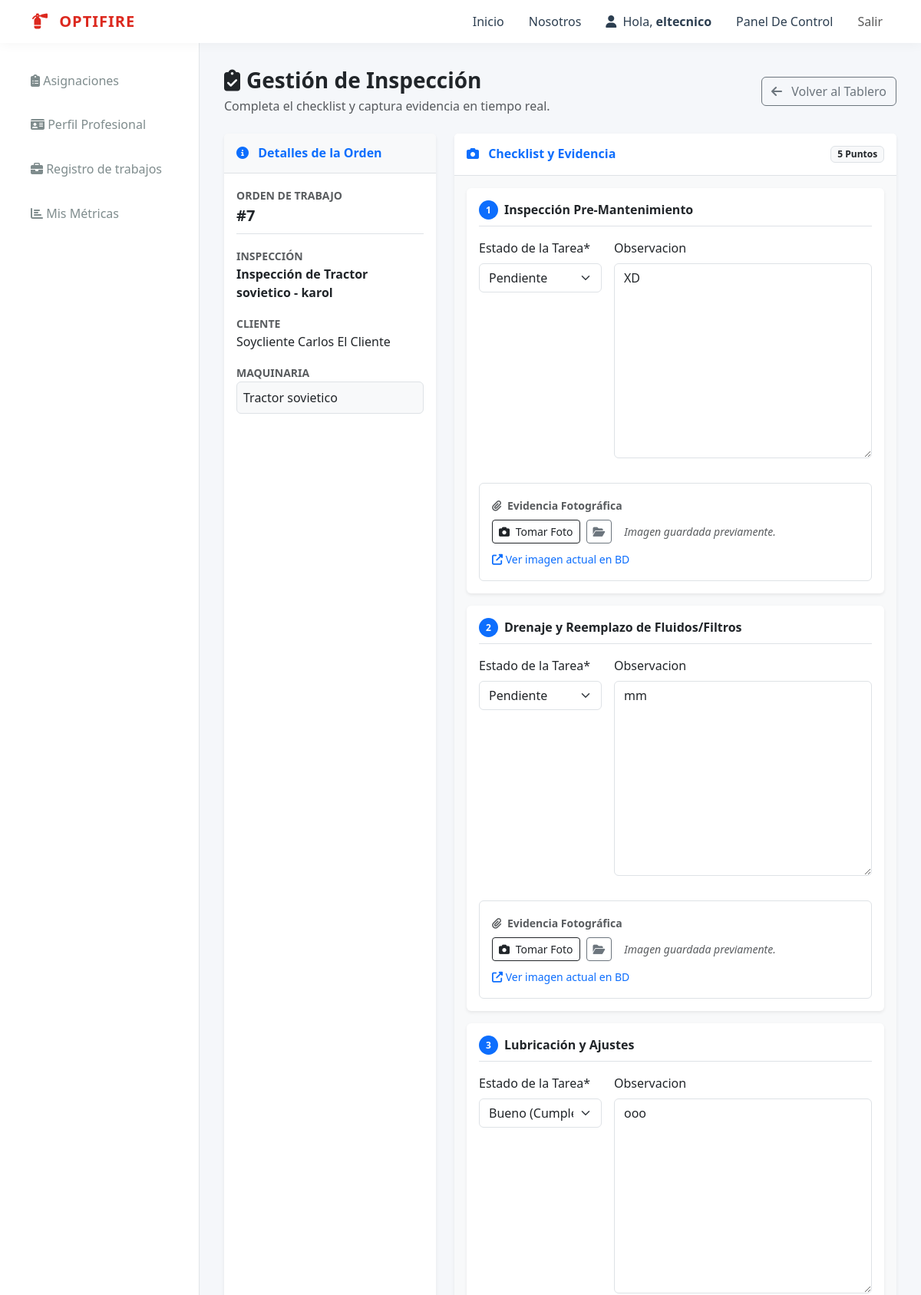
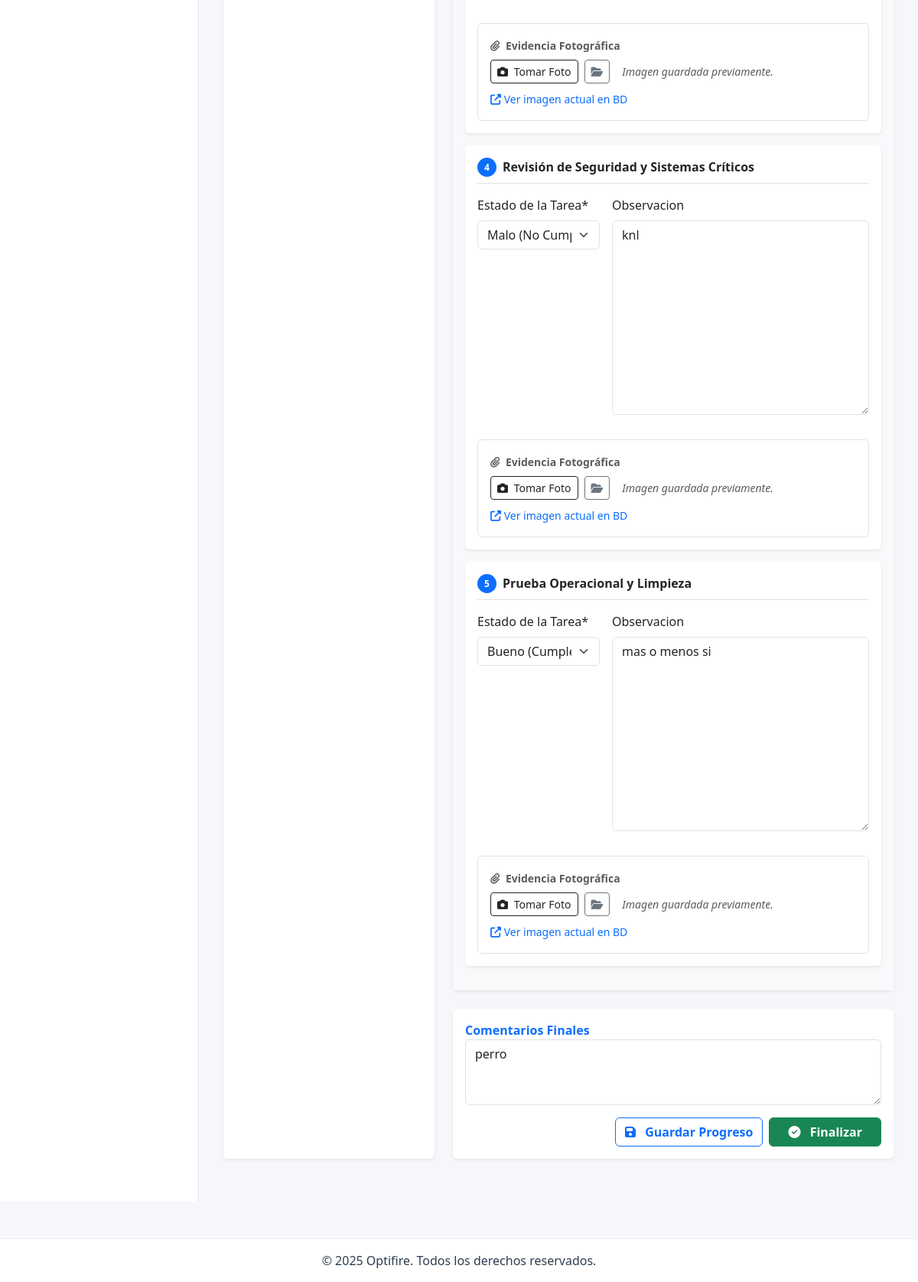
/usuarios/inspeccion/completar/4/ (signed in), run on the app's committed database (2 pictures, top to bottom).
### usuarios/models.py (models this page shows, shortened)
class Inspeccion(models.Model):
    solicitud = models.OneToOneField(
        SolicitudInspeccion,
        on_delete=models.CASCADE,
        related_name='inspeccion', # Nombre más corto y directo
        null=True, blank=True
    )
    tecnico = models.ForeignKey(
        User,
        on_delete=models.PROTECT,
        related_name='inspecciones_asignadas',
        limit_choices_to={'groups__name': Roles.TECNICO} # Solo permite elegir técnicos
    )
    plantilla_base = models.ForeignKey(PlantillaInspeccion, on_delete=models.SET_NULL, null=True, blank=True)
    nombre_inspeccion = models.CharField(max_length=200)
    fecha_creacion = models.DateTimeField(auto_now_add=True)
    fecha_programada = models.DateField(null=True, blank=True)
    fecha_finalizacion = models.DateTimeField(null=True, blank=True)
    comentarios_generales = models.TextField(blank=True, null=True)
    estado = models.CharField(
        max_length=20,
        default=EstadoInspeccion.ASIGNADA,
        choices=EstadoInspeccion.choices
    )
    class Meta:
        indexes = [
            models.Index(fields=['tecnico', 'estado']),
        ]

class SolicitudInspeccion(models.Model):
    cliente = models.ForeignKey(User, on_delete=models.CASCADE, related_name='solicitudes_enviadas')
    nombre_cliente = models.CharField(max_length=100)
    apellido_cliente = models.CharField(max_length=100, blank=True, null=True)
    direccion = models.CharField(max_length=255)
    telefono = models.CharField(max_length=20)
    maquinaria = models.TextField(verbose_name="Maquinaria / Servicio")
    observaciones_cliente = models.TextField(blank=True, null=True)
    monto_cotizacion = models.DecimalField(max_digits=10, decimal_places=0, null=True, blank=True)
    detalle_cotizacion = models.TextField(blank=True, null=True)
    tecnico_preasignado = models.ForeignKey(User, on_delete=models.SET_NULL, null=True, blank=True, related_name='solicitudes_preasignadas', limit_choices_to={'groups__name': Roles.TECNICO})
    plantilla_preasignada = models.ForeignKey(PlantillaInspeccion, on_delete=models.SET_NULL, null=True, blank=True, related_name='solicitudes_preasignadas')
    nombre_inspeccion_preasignado = models.CharField(max_length=200, blank=True, null=True)
    fecha_programada_preasignada = models.DateField(null=True, blank=True)
    fecha_programada = models.DateField(null=True, blank=True)
    fecha_solicitud = models.DateTimeField(auto_now_add=True)
    estado = models.CharField(
        max_length=20,
        choices=EstadoSolicitud.choices,
        default=EstadoSolicitud.PENDIENTE
    )
    motivo_rechazo = models.TextField(blank=True, null=True)

class TareaInspeccion(models.Model):
    inspeccion = models.ForeignKey(Inspeccion, on_delete=models.CASCADE, related_name='tareas')
    plantilla_tarea = models.ForeignKey(TareaPlantilla, on_delete=models.SET_NULL, null=True, blank=True)
    descripcion = models.CharField(max_length=255)
    observacion = models.TextField(blank=True, null=True)
    estado = models.CharField(
        max_length=10,
        choices=EstadoTarea.choices,
        default=EstadoTarea.PENDIENTE
    )
    descripcion = models.CharField(max_length=255, verbose_name="Punto de Control")
    imagen_evidencia = models.ImageField(
        upload_to='inspecciones/evidencias/',
        blank=True,
        null=True,
        verbose_name="Imagen de Evidencia"
    )
    estado = models.CharField(
        max_length=50,
        choices=EstadoTarea.choices,
        default=EstadoTarea.PENDIENTE,
        verbose_name= "Estado de la Tarea"
    )

### usuarios/views.py (the view)
# urls.py: path('inspeccion/completar/<int:pk>/', views.completar_inspeccion, name='completar_inspeccion'),
@login_required
@user_passes_test(is_tecnico)
def completar_inspeccion(request, pk):
    inspeccion = get_object_or_404(Inspeccion, pk=pk, tecnico=request.user)
    if inspeccion.estado == EstadoInspeccion.COMPLETADA:
        messages.info(request, "Esta inspección ya está finalizada.")
        return redirect('dashboard_tecnico')
    TareaFormSet = inlineformset_factory(
        Inspeccion, TareaInspeccion,
        fields=('estado', 'observacion', 'imagen_evidencia'), # <--- ¡AQUÍ!
        extra=0, can_delete=False
    )
    if request.method == 'POST':
        formset = TareaFormSet(request.POST, request.FILES, instance=inspeccion) # <--- ¡AQUÍ!
        if formset.is_valid():
            formset.save()
            inspeccion.comentarios_generales = request.POST.get('comentarios_generales')
            action = request.POST.get('action')
            if action == 'terminar':
                inspeccion.estado = EstadoInspeccion.COMPLETADA
                inspeccion.fecha_finalizacion = timezone.now()
                inspeccion.save()
                if inspeccion.solicitud:
                    inspeccion.solicitud.estado = EstadoSolicitud.COMPLETADA
                    inspeccion.solicitud.save()
                messages.success(request, "Inspección completada.")
                return redirect('dashboard_tecnico')
            else:
                if inspeccion.estado == EstadoInspeccion.ASIGNADA:
                    inspeccion.estado = EstadoInspeccion.EN_CURSO
                inspeccion.save()
                messages.success(request, "Progreso guardado (con fotos).")
                return redirect('dashboard_tecnico') # Recargar para ver las fotos
    else:
        formset = TareaFormSet(instance=inspeccion)
    return render(request, 'dashboards/tecnico/completar_inspeccion.html', {
        'inspeccion': inspeccion,
        'formset': formset
    })

### templates/dashboards/tecnico/completar_inspeccion.html (shortened to what this page needs)
{% extends "base_dashboard.html" %}
{% load crispy_forms_tags %}
{% load static %}
{% block dashboard_menu %}
    {% include "includes/tecnico_menu.html" %}
{% endblock dashboard_menu %}
{% block dashboard_content %}
<div class="container-fluid px-0">
    <div class="d-flex justify-content-between align-items-center mb-4">
        <div>
            <h1 class="h3 text-dark fw-bold mb-1">
                <i class="fas fa-clipboard-check me-2"></i>Gestión de Inspección
            </h1>
            <p class="text-muted mb-0">Completa el checklist y captura evidencia en tiempo real.</p>
        </div>
        <a href="{% url 'dashboard_tecnico' %}" class="btn btn-outline-secondary">
            <i class="fas fa-arrow-left me-2"></i> Volver al Tablero
        </a>
    </div>
    <div class="row">
        <div class="col-lg-4 mb-4">
            <div class="card shadow-sm border-0 h-100">
                <div class="card-header bg-light border-bottom py-3">
                    <h6 class="m-0 fw-bold text-primary"><i class="fas fa-info-circle me-2"></i> Detalles de la Orden</h6>
                </div>
                <div class="card-body">
                    <div class="mb-3 border-bottom pb-2">
                        <label class="small text-muted fw-bold text-uppercase">Orden de Trabajo</label>
                        <p class="fw-bold text-dark mb-0 fs-5">#{{ inspeccion.solicitud.id|default:inspeccion.id }}</p>
                    </div>
                    <div class="mb-3">
                        <label class="small text-muted fw-bold text-uppercase">Inspección</label>
                        <p class="mb-0 fw-bold">{{ inspeccion.nombre_inspeccion }}</p>
                    </div>
                    <div class="mb-3">
                        <label class="small text-muted fw-bold text-uppercase">Cliente</label>
                        <p class="mb-0">{{ inspeccion.solicitud.cliente.get_full_name|default:inspeccion.solicitud.cliente.username|title }}</p>
                    </div>
                    <div class="mb-3">
                        <label class="small text-muted fw-bold text-uppercase">Maquinaria</label>
                        <p class="mb-0 bg-light p-2 rounded border">{{ inspeccion.solicitud.maquinaria|default:"No especificada" }}</p>
                    </div>
                </div>
            </div>
        </div>
        <div class="col-lg-8 mb-4">
            <form method="post" enctype="multipart/form-data" id="inspectionForm">
                <div class="card shadow-sm border-0 mb-4">
                    <div class="card-header bg-white border-bottom py-3 d-flex justify-content-between align-items-center">
                        <h6 class="m-0 fw-bold text-primary"><i class="fas fa-camera me-2"></i> Checklist y Evidencia</h6>
                        <span class="badge bg-light text-dark border">{{ formset.total_form_count }} Puntos</span>
                    </div>
                    <div class="card-body bg-light p-3">
                        {% for form in formset %}
                            <div class="card border-0 shadow-sm mb-3">
                                <div class="card-body">
                                    <div class="d-flex align-items-center mb-3 border-bottom pb-2">
                                        <span class="badge bg-primary rounded-circle me-2" style="width: 25px; height: 25px; display: flex; align-items: center; justify-content: center;">{{ forloop.counter }}</span>
                                        <h6 class="fw-bold mb-0 text-dark">{{ form.instance.descripcion }}</h6>
                                    </div>
                                    <div class="row g-3">
                                        <div class="col-md-4">
                                            {{ form.estado|as_crispy_field }}
                                        </div>
                                        <div class="col-md-8">
                                            {{ form.observacion|as_crispy_field }}
                                        </div>
                                    </div>
                                    <div class="mt-3 p-3 bg-white border rounded">
                                        <label class="form-label fw-bold small text-muted mb-2">
                                            <i class="fas fa-paperclip me-1"></i> Evidencia Fotográfica
                                        </label>
                                        <div class="d-flex align-items-center gap-2">
                                            <button type="button" class="btn btn-outline-dark btn-sm" onclick="abrirCamara('{{ form.imagen_evidencia.auto_id }}', 'preview-{{ form.prefix }}')">
                                                <i class="fas fa-camera me-1"></i> Tomar Foto
                                            </button>
                                            <button type="button" class="btn btn-outline-secondary btn-sm" onclick="document.getElementById('{{ form.imagen_evidencia.auto_id }}').click()">
                                                <i class="fas fa-folder-open"></i>
                                            </button>
                                            <span id="preview-{{ form.prefix }}-text" class="small text-muted ms-2 fst-italic">
                                                {% if form.instance.imagen_evidencia %}
                                                    Imagen guardada previamente.
                                                {% else %}
                                                    Sin evidencia nueva.
                                                {% endif %}
                                            </span>
                                        </div>
                                        {% if form.instance.imagen_evidencia %}
                                            <div class="mt-2">
                                                <a href="{{ form.instance.imagen_evidencia.url }}" target="_blank" class="small text-primary">
                                                    <i class="fas fa-external-link-alt"></i> Ver imagen actual en BD
                                                </a>
                                            </div>
                                        {% endif %}
                                    </div>
                                </div>
                            </div>
                        {% endfor %}
                    </div>
                </div>
                <div class="card shadow-sm border-0">
                    <div class="card-body">
                        <label class="fw-bold text-primary">Comentarios Finales</label>
                        <textarea name="comentarios_generales" rows="3" class="form-control mb-3">{{ inspeccion.comentarios_generales|default:"" }}</textarea>
                        <div class="d-flex justify-content-end gap-2">
                            <button type="submit" name="action" value="guardar" class="btn btn-outline-primary fw-bold">
                                <i class="fas fa-save me-2"></i> Guardar Progreso
                            </button>
                            <button type="submit" name="action" value="terminar" class="btn btn-success fw-bold px-4" onclick="return confirm('¿Finalizar inspección?');">
                                <i class="fas fa-check-circle me-2"></i> Finalizar
                            </button>
                        </div>
                    </div>
                </div>
            </form>
        </div>
    </div>
</div>
{% endblock dashboard_content %}

### templates/base.html (shortened to what this page needs)
{% load static %}
<!DOCTYPE html>
<html lang="es">
<head>
    <link href="https://cdn.jsdelivr.net/npm/bootstrap@5.3.0/dist/css/bootstrap.min.css" rel="stylesheet">
    <link rel="stylesheet" href="https://cdnjs.cloudflare.com/ajax/libs/font-awesome/6.5.2/css/all.min.css">
    <link rel="stylesheet" href="{% static 'css/style.css' %}">
</head>
<body>
    <nav class="navbar navbar-expand-lg navbar-custom sticky-top">
      <div class="container">
        <a class="navbar-brand navbar-brand-text" href="/">
            <i class="fa-solid fa-fire-extinguisher me-2"></i> OPTIFIRE
        </a>
        <div class="collapse navbar-collapse" id="navbarNav">
          <ul class="navbar-nav ms-auto">
            <li class="nav-item"><a class="nav-link nav-link-custom" href="/">Inicio</a></li>
            <li class="nav-item"><a class="nav-link nav-link-custom" href="/nosotros/">Nosotros</a></li>
            {% if user.is_authenticated %}
                <li class="nav-item">
                  <span class="nav-link nav-link-custom me-2">
                    <i class="fa-solid fa-user me-1"></i> Hola, <span class="fw-bold">{{ user.first_name|default:user.username }}</span>
                  </span>
                </li>
                <li class="nav-item">
                    <a class="nav-link nav-link-custom" href="{% url 'dashboard' %}">Panel De Control</a>
                </li>
                <li class="nav-item">
                  <a class="nav-link btn btn-sm btn-outline-dark ms-2" href="{% url 'logout' %}">Salir</a>
                </li>
            {% else %}
                <li class="nav-item">
                    <a class="nav-link btn btn-brand ms-2 text-white" href="{% url 'login' %}">Iniciar Sesión</a>
                </li>
            {% endif %}
          </ul>
        </div>
      </div>
    </nav>
    <main>
        {% block content %}
        {% endblock %}
    </main>
    <footer class="footer-custom mt-5 py-3">
        <div class="container text-center">
            <p class="mb-0">&copy; 2025 Optifire. Todos los derechos reservados.</p>
        </div>
    </footer>
</body>
</html>

### data on the page
Inspeccion: solicitud.id "7", nombre_inspeccion "Inspección de Tractor sovietico - karol", solicitud.cliente.get_full_name "Soycliente Carlos El Cliente", solicitud.maquinaria "Tractor sovietico", comentarios_generales "perro"
TareaInspeccion: instance.descripcion "Inspección Pre-Mantenimiento"
TareaInspeccion: instance.descripcion "Drenaje y Reemplazo de Fluidos/Filtros"
TareaInspeccion: instance.descripcion "Lubricación y Ajustes"
TareaInspeccion: instance.descripcion "Revisión de Seguridad y Sistemas Críticos"
TareaInspeccion: instance.descripcion "Prueba Operacional y Limpieza"

### other printed values
{{ user.first_name|default:user.username }} "eltecnico"
